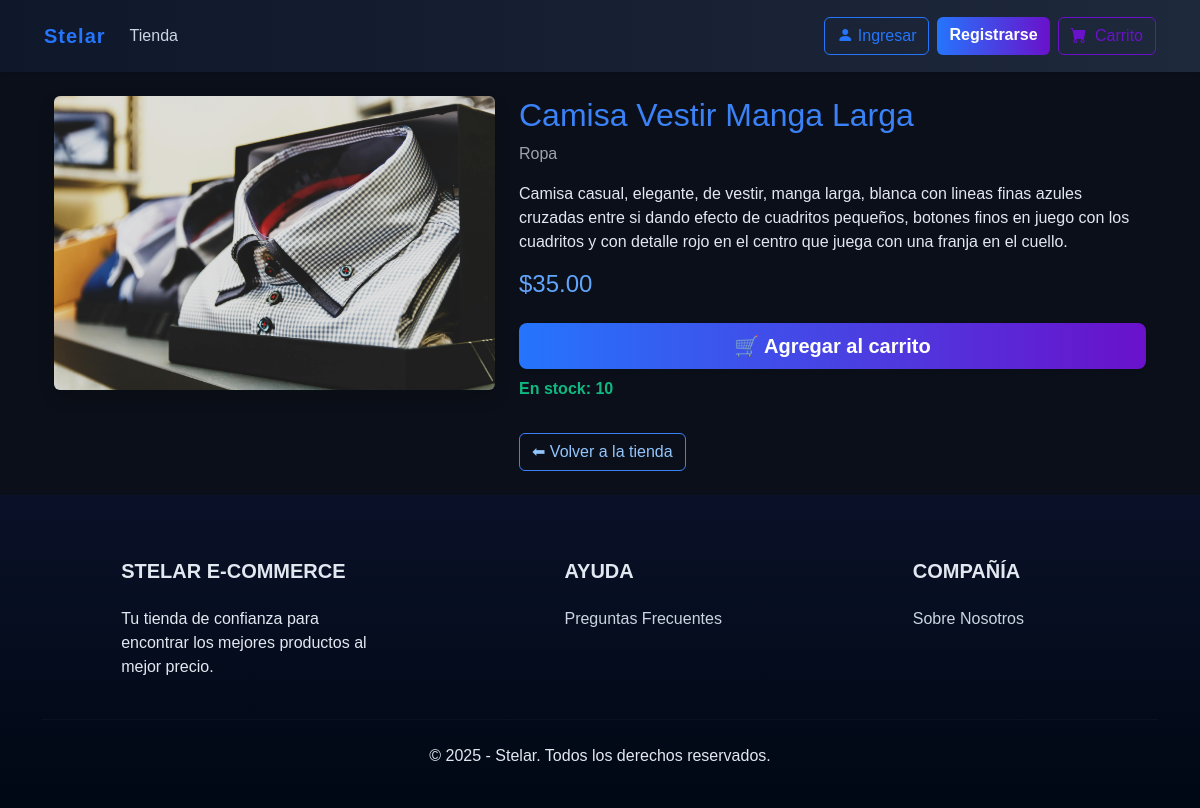
Screenshot of /product/4/ with the database file from the repository.
### store/models.py (models this page shows, shortened)
class Product(models.Model):
    name = models.CharField(max_length=60)
    price = models.DecimalField(max_digits=10, decimal_places=2, default=0.00)
    category = models.ForeignKey(Category, on_delete=models.CASCADE, default=1)
    description = models.CharField(max_length=250, default='', blank=True, null=True)
    image = models.ImageField(upload_to='uploads/products/', blank=True, null=True)
    stock = models.PositiveIntegerField(default=10)   # 🆕 NUEVO CAMPO: control de inventario

class Category(models.Model):
    name = models.CharField(max_length=50)

### store/views/product_detail.py (the view)
# urls.py: path('product/<int:product_id>/', product_detail, name='product_detail'),
def product_detail(request, product_id):
    product = get_object_or_404(Product, id=product_id)
    return render(request, 'product_detail.html', {'product': product})

### store/templates/product_detail.html (shortened to what this page needs)
{% extends 'base.html' %}
{% block content %}
<div class="container mt-4 text-light">
  <div class="row">
    <div class="col-md-5 position-relative">
      <img src="{{ product.image.url }}" alt="{{ product.name }}" class="img-fluid rounded shadow">
    </div>
    <div class="col-md-7">
      <h2 class="text-primary">{{ product.name }}</h2>
      <p class="text-muted">{{ product.category.name }}</p>
      <p>{{ product.description }}</p>
      <h4 class="text-info mb-4">${{ product.price }}</h4>
      {% if product.stock > 0 %}
        <form action="{% url 'cart-action' %}" method="POST">
          <button type="submit" class="btn btn-primary btn-lg w-100 shadow-sm border-0">
            🛒 Agregar al carrito
          </button>
        </form>
        <p class="mt-2 text-success fw-semibold">En stock: {{ product.stock }}</p>
      {% else %}
        <p class="text-warning fw-semibold">Producto agotado</p>
        <button class="btn btn-secondary btn-lg w-100" disabled>Agotado</button>
      {% endif %}
      <a href="{% url 'store' %}" class="btn btn-outline-light mt-3">⬅ Volver a la tienda</a>
    </div>
  </div>
</div>
{% endblock %}

### store/static/store/css/style.css (style rules this page uses)
body { font-family: Arial, sans-serif; margin: 0; padding: 0; background-color: #f4f4f4; color: #333; }
a { text-decoration: none; color: inherit; }

### store/templates/base.html (style rules this page uses)
:root { --color-fondo: #0d1b2a; --color-primario: #2575fc; --color-secundario: #6a11cb; --color-texto: #e0e0e0; --color-nav: #1b263b; --color-footer: #0a1128; --color-boton-hover: #1d4ed8; }
body { background-color: var(--color-fondo); color: var(--color-texto); }
.btn-primary { background: linear-gradient(90deg, var(--color-primario), var(--color-secundario)); border: none; font-weight: bold; }
body, p, span, label, th, td, h1, h2, h3, h4, h5, h6 { color: #e2e8f0 !important; }
::placeholder { color: #9ca3af !important; }

### store/templates/product_detail.html (style rules this page uses)
body { background-color: #0b0f19; color: #e5e7eb; }
img.img-fluid { border-radius: 12px; box-shadow: 0 0 20px rgba(59, 130, 246, 0.2); background-color: #111827; }
.btn-primary { background-color: #3b82f6; color: #fff; transition: 0.3s; }
.btn-outline-light { border: 1px solid #3b82f6; color: #93c5fd; transition: 0.3s; }
.text-primary { color: #3b82f6 !important; }
.text-info { color: #60a5fa !important; }
.text-muted { color: #9ca3af !important; }
.text-success { color: #10b981 !important; }

### rows the page displays
Product: image (picture), name "Camisa Vestir Manga Larga", category.name "Ropa", description "Camisa casual, elegante, de vestir, manga larga, blanca con lineas finas azules cruzadas entre si dando efecto de cuadritos pequeños, botones finos en juego con los cuadritos y con detalle rojo en el centro que juega con una franja en el cuello.", price "35.00", stock "10"
